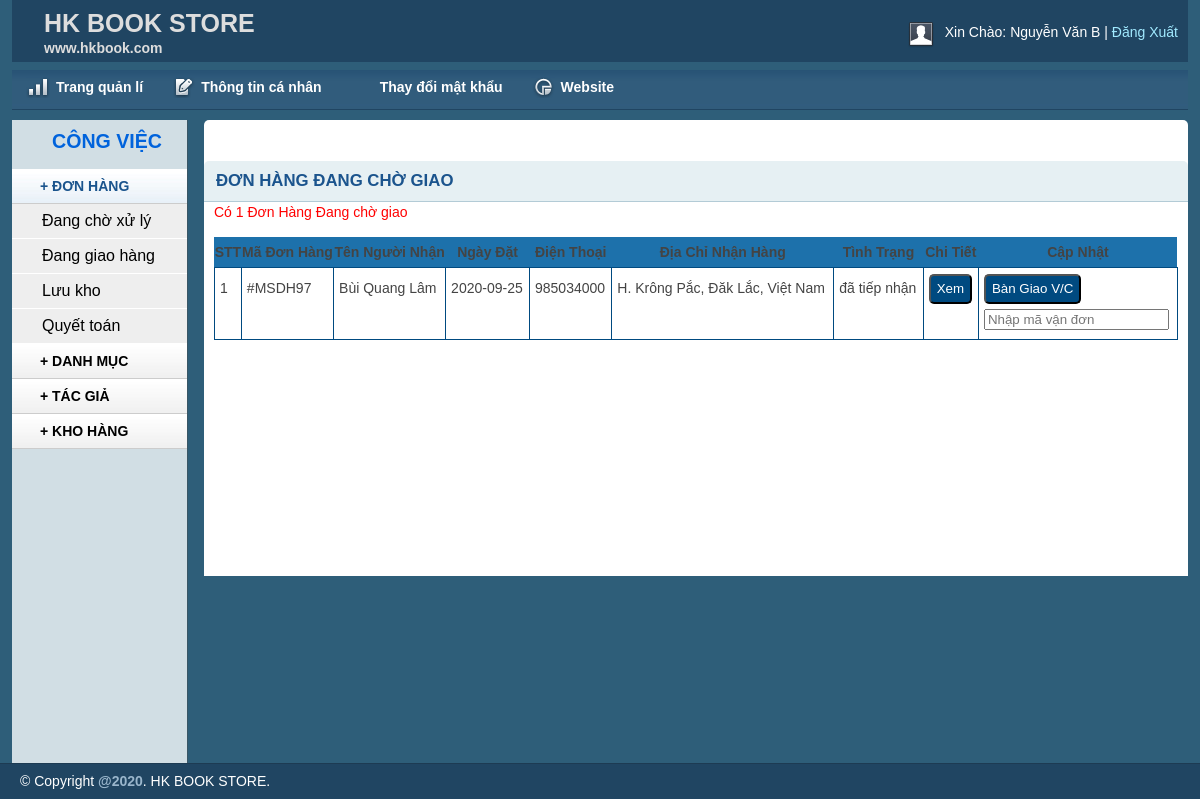
The page /hkbook_store/admin/in_kho.php?cvk=1 (signed in) on the database its author committed.
### tables this page shows
CREATE TABLE `donhang` (
  `MaDH` int(11) NOT NULL,
  `MaKH` int(11) DEFAULT NULL,
  `NgayLap` date DEFAULT NULL,
  `NgayGiao` date DEFAULT NULL,
  `HoTenNN` varchar(100) NOT NULL,
  `SDT` int(11) NOT NULL,
  `DiaChiNN` varchar(50) NOT NULL,
  `TrangThai` varchar(50) DEFAULT NULL,
  `MaNV` char(6) DEFAULT NULL
);

### hkbook_store/lib/database.php (called while the page is built, shortened)
<?php
Class Database extends PDO{
   public $host   = DB_HOST;
   public $user   = DB_USER;
   public $pass   = DB_PASS;
   public $dbname = DB_NAME;
   public $link;
 public function __construct(){
  mysqli_set_charset($this->link, 'UTF8');
 }
private function connectDB(){
   $this->link = new mysqli($this->host, $this->user, $this->pass,
    $this->dbname);
 }
public function select($query){
  $result = $this->link->query($query) or
   die($this->link->error.__LINE__);
  if($result->num_rows > 0){
    return $result;
  } else {
    return false;
  }
 }
}

### hkbook_store/classes/donhang.php (called while the page is built, shortened)
<?php
$filepath = realpath(dirname(__FILE__));
include_once ($filepath . '/../lib/database.php');
?>
<?php
class donhang {
    private $db;
    public function __construct() {
        $this->db = new Database();
    }
    public function dh_tiepnhan() {
        $query = "SELECT * FROM donhang WHERE TrangThai='đã tiếp nhận' ";
        $result = $this->db->select($query);
        return $result;
    }
}
?>

### hkbook_store/admin/donhang/daduyet.php (the view, shortened to what this page needs)
<?php include '../classes/donhang.php'; ?>
<?php
$donhang = new donhang();
?>
<table class="data display datatable" id="example">
    <thead>
    <h2>ĐƠN HÀNG ĐANG CHỜ GIAO</h2>
    <tr class="odd gradeX">
        <th>STT</th>
        <th>Mã Đơn Hàng</th>
        <th>Tên Người Nhận</th>
        <th>Ngày Đặt</th>
        <th>Điện Thoại</th>
        <th>Địa Chỉ Nhận Hàng</th>
        <th>Tình Trạng</th>
        <th>Chi Tiết</th>
        <th>Cập Nhật</th>
    </tr>
</thead>
<tbody>
    <?php
    $list_dh = $donhang->dh_tiepnhan();
    $i = 0;
    $dem = 0;
    if ($list_dh) {
        while ($result = $list_dh->fetch_assoc()) {
            $i++;
            $dem++;
            ?>
            <tr class="odd gradeX">
                <td><?php echo $i ?></td>
                <td><?php echo'#MSDH';echo $result['MaDH'] ?></td>
                <td><?php echo $result['HoTenNN'] ?></td>
                <td><?php echo $result['NgayLap'] ?></td>
                <td><?php echo $result['SDT'] ?></td>
                <td><?php echo $result['DiaChiNN'] ?></td>
                <td><?php echo $result['TrangThai'] ?></td>
                <td><a href ='in_kho.php?ctd=<?php echo $result["MaDH"]?>'><button>Xem</button></a></td>
                <td><form action="donhang/update.php" method="POST">
                    <button name ='vc' type='submit' value='<?php echo $result["MaDH"]?>'>Bàn Giao V/C</button>
                    <input type="text" name="magh" placeholder="Nhập mã vận đơn"></form>
                </td>
                <?php
            }
        }
        ?>
    </tr>
</tbody>
<p style="color:red">Có <?php echo $dem;?> Đơn Hàng Đang chờ giao</p>
</table>

### hkbook_store/admin/css/layout.css (style rules this page uses)
body { background: #fff none repeat scroll 0 0; color: #444; font-size: 14px; padding: 0; }
a { color: #000; font-weight:bold; text-decoration: none; }
h1, h2, h3, h4, h5, h6 { line-height:1.2em; margin-bottom:.3em; }
h2 { margin-top:1em; }
.box h2 { font-size:1.2em; font-weight:bold; color:#1B548D; background:#E6F0F3; margin:-10px -10px 0 -10px; padding:10px 12px; border-bottom:1px solid #B3CBD6; -moz-border-radius: 5px 5px 0px 0px; -webkit-border-radius: 5px 5px 0px 0px; border-radius: 5px 5px 0px 0px; }
p { margin-bottom:1em; }
table.display { margin: 0 auto; clear: both; width: 100%; }
table#example th { background: #1d71ab !important; }
tr.odd { height: 30px; line-height: 30px; border-bottom:1px solid #e6e6e6; }
tr.odd td, tr.even td { padding-left:5px; }

### hkbook_store/admin/donhang/daduyet.php (style rules this page uses)
.block tr td { padding: 5px; border: 1px solid #004a80; }
.block button { background:#004a80; color: #FFF; border-radius: 5px; height: 30px; }

### rows shown on the page
donhang: MaDH "97", HoTenNN "Bùi Quang Lâm", NgayLap "2020-09-25", SDT "985034000", DiaChiNN "H. Krông Pắc, Đăk Lắc, Việt Nam", TrangThai "đã tiếp nhận"

### other values the page prints
$_SESSION['name_nv'] "Nguyễn Văn B"
$dem "1"
